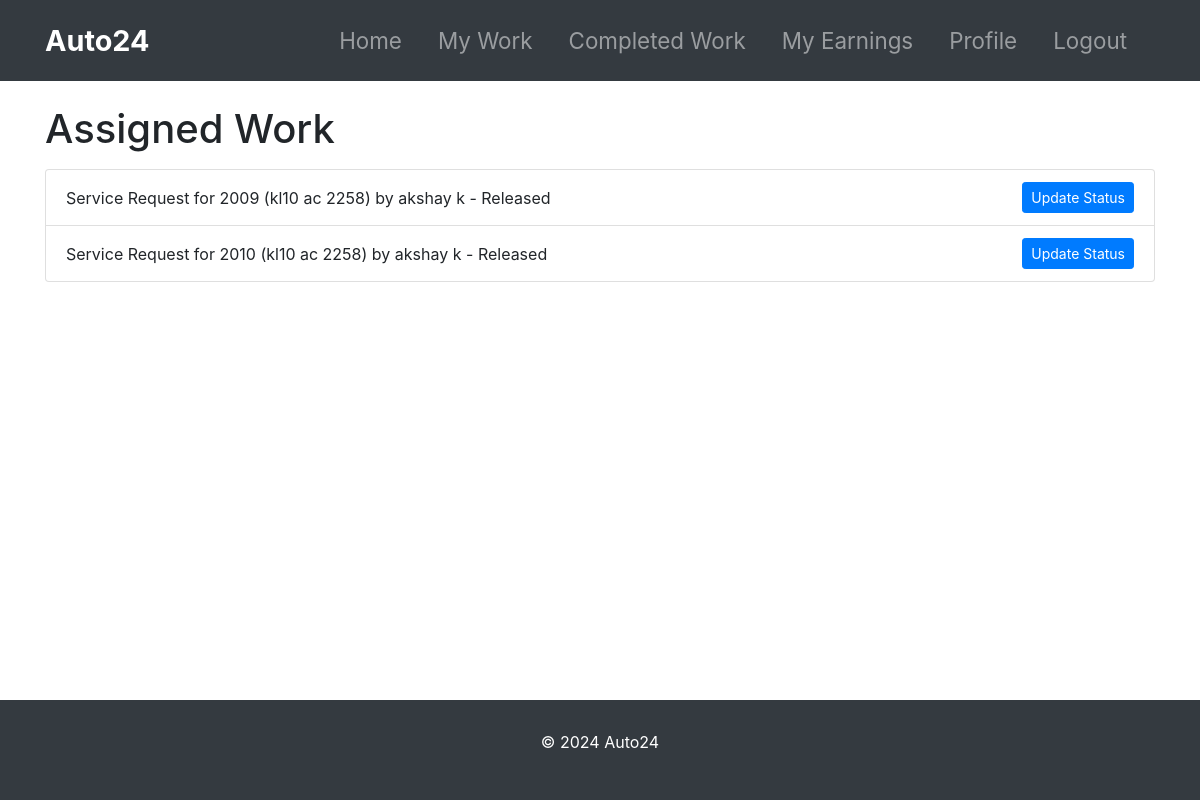
The page /assigned-work/ (signed in) on the database as committed earlier.
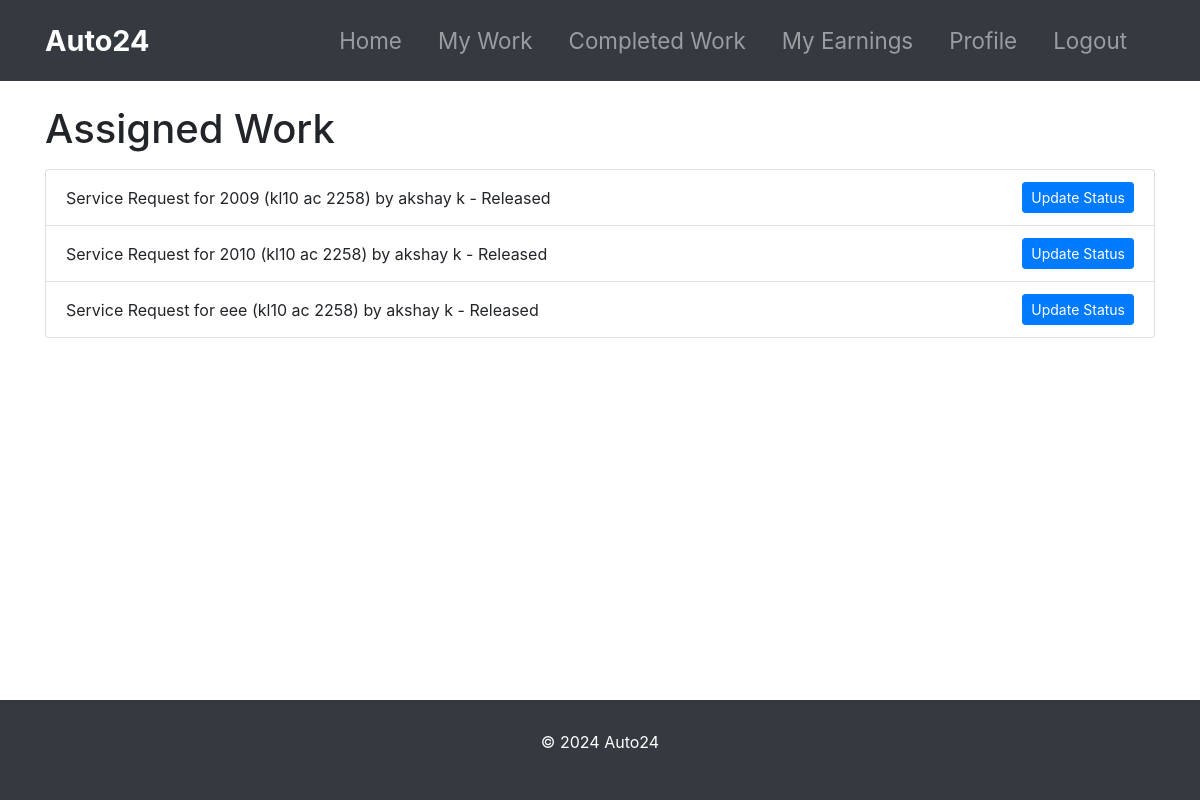
The same page on the database as committed later.
### mechanic_management/models.py (models this page shows, shortened)
class MechanicWork(models.Model):
    mechanic = models.ForeignKey(Mechanic, on_delete=models.CASCADE, related_name='works')
    service_request = models.ForeignKey('customer_management.ServiceRequest', on_delete=models.CASCADE, related_name='works')
    assigned_at = models.DateTimeField(default=timezone.now)
    status = models.CharField(max_length=20, choices=[
        ('Repairing', 'Repairing'),
        ('Repairing Done', 'Repairing Done'),
        ('Released', 'Released')
    ], default='Repairing')
    cost = models.DecimalField(max_digits=10, decimal_places=2, null=True, blank=True)

### customer_management/models.py (models this page shows, shortened)
class ServiceRequest(models.Model):
    STATUS_CHOICES = [
        ('Pending', 'Pending'),
        ('Approved', 'Approved'),
        ('Repairing', 'Repairing'),
        ('Repairing Done', 'Repairing Done'),
        ('Released', 'Released')
    ]
    customer = models.ForeignKey(Customer, on_delete=models.CASCADE, related_name='service_requests')
    vehicle = models.ForeignKey(Vehicle, on_delete=models.CASCADE, related_name='service_requests')
    problem_description = models.TextField()
    status = models.CharField(max_length=20, choices=STATUS_CHOICES, default='Pending')
    cost = models.DecimalField(max_digits=10, decimal_places=2, null=True, blank=True)
    created_at = models.DateTimeField(default=timezone.now)
    def __str__(self):
        return f"Service Request for {self.vehicle} by {self.customer.get_name}"

class Vehicle(models.Model):
    number = models.CharField(max_length=20)
    model = models.CharField(max_length=100)
    customer = models.ForeignKey(Customer, on_delete=models.CASCADE, related_name='vehicles')
    def __str__(self):
        return f"{self.model} ({self.number})"

class Customer(models.Model):
    user = models.OneToOneField(User, on_delete=models.CASCADE)
    profile_pic = models.ImageField(upload_to='profile_pic/CustomerProfilePic/', null=True, blank=True)
    address = models.CharField(max_length=40)
    mobile = models.CharField(max_length=20, null=False)
    @property
    def get_name(self):
        return self.user.first_name + " " + self.user.last_name

### mechanic_management/views.py (the view)
# urls.py: path('assigned-work/', views.assigned_work, name='assigned_work'),
@login_required
def assigned_work(request):
    mechanic = request.user.mechanic  # Assuming the logged-in user is a mechanic
    assigned_work = MechanicWork.objects.filter(mechanic=mechanic)
    return render(request, 'mechanic/assigned_work.html', {'assigned_work': assigned_work})

### templates/mechanic/assigned_work.html (shortened to what this page needs)
{% extends 'mechanic/base.html' %}
{% block content %}
<div class="container mt-4">
    <h1>Assigned Work</h1>
    <ul class="list-group mt-3">
        {% for work in assigned_work %}
        <li class="list-group-item d-flex justify-content-between align-items-center">
            {{ work.service_request }} - {{ work.status }}
            <a href="{% url 'update_work_status' work.pk %}" class="btn btn-primary btn-sm">Update Status</a>
        </li>
        {% empty %}
        <li>No Assigned work found.</li>
    {% endfor %}
    </ul>
</div>
{% endblock %}

Rows that differ between the two databases and show on the page:
added MechanicWork: service_request "Service Request for eee (kl10 ac 2258) by akshay k", status "Released"
